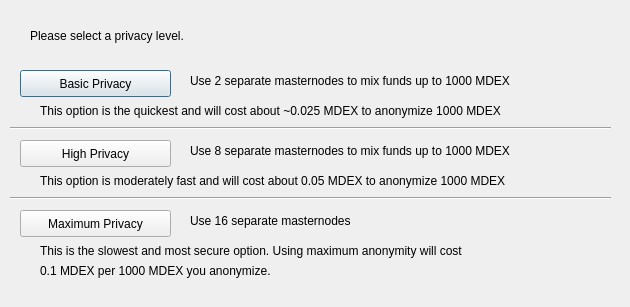
<?xml version="1.0" encoding="UTF-8"?>
<ui version="4.0">
 <class>ObfuscationConfig</class>
 <widget class="QDialog" name="ObfuscationConfig">
  <property name="geometry">
   <rect>
    <x>0</x>
    <y>0</y>
    <width>630</width>
    <height>307</height>
   </rect>
  </property>
  <property name="windowTitle">
   <string>Configure Obfuscation</string>
  </property>
  <widget class="QPushButton" name="buttonBasic">
   <property name="geometry">
    <rect>
     <x>20</x>
     <y>70</y>
     <width>151</width>
     <height>27</height>
    </rect>
   </property>
   <property name="text">
    <string>Basic Privacy</string>
   </property>
  </widget>
  <widget class="QPushButton" name="buttonHigh">
   <property name="geometry">
    <rect>
     <x>20</x>
     <y>140</y>
     <width>151</width>
     <height>27</height>
    </rect>
   </property>
   <property name="text">
    <string>High Privacy</string>
   </property>
  </widget>
  <widget class="QPushButton" name="buttonMax">
   <property name="geometry">
    <rect>
     <x>20</x>
     <y>210</y>
     <width>151</width>
     <height>27</height>
    </rect>
   </property>
   <property name="text">
    <string>Maximum Privacy</string>
   </property>
  </widget>
  <widget class="QLabel" name="label">
   <property name="geometry">
    <rect>
     <x>30</x>
     <y>20</y>
     <width>571</width>
     <height>31</height>
    </rect>
   </property>
   <property name="text">
    <string>Please select a privacy level.</string>
   </property>
  </widget>
  <widget class="QLabel" name="label_2">
   <property name="geometry">
    <rect>
     <x>190</x>
     <y>70</y>
     <width>421</width>
     <height>21</height>
    </rect>
   </property>
   <property name="text">
    <string>Use 2 separate masternodes to mix funds up to 1000 MDEX</string>
   </property>
  </widget>
  <widget class="QLabel" name="label_3">
   <property name="geometry">
    <rect>
     <x>190</x>
     <y>140</y>
     <width>411</width>
     <height>21</height>
    </rect>
   </property>
   <property name="text">
    <string>Use 8 separate masternodes to mix funds up to 1000 MDEX</string>
   </property>
  </widget>
  <widget class="QLabel" name="label_4">
   <property name="geometry">
    <rect>
     <x>190</x>
     <y>210</y>
     <width>421</width>
     <height>21</height>
    </rect>
   </property>
   <property name="text">
    <string>Use 16 separate masternodes</string>
   </property>
  </widget>
  <widget class="QLabel" name="label_6">
   <property name="geometry">
    <rect>
     <x>40</x>
     <y>100</y>
     <width>561</width>
     <height>21</height>
    </rect>
   </property>
   <property name="text">
    <string>This option is the quickest and will cost about ~0.025 MDEX to anonymize 1000 MDEX</string>
   </property>
  </widget>
  <widget class="QLabel" name="label_7">
   <property name="geometry">
    <rect>
     <x>40</x>
     <y>170</y>
     <width>561</width>
     <height>21</height>
    </rect>
   </property>
   <property name="text">
    <string>This option is moderately fast and will cost about 0.05 MDEX to anonymize 1000 MDEX</string>
   </property>
  </widget>
  <widget class="QLabel" name="label_8">
   <property name="geometry">
    <rect>
     <x>40</x>
     <y>240</y>
     <width>561</width>
     <height>21</height>
    </rect>
   </property>
   <property name="text">
    <string>This is the slowest and most secure option. Using maximum anonymity will cost</string>
   </property>
  </widget>
  <widget class="QLabel" name="label_9">
   <property name="geometry">
    <rect>
     <x>40</x>
     <y>260</y>
     <width>561</width>
     <height>21</height>
    </rect>
   </property>
   <property name="text">
    <string>0.1 MDEX per 1000 MDEX you anonymize.</string>
   </property>
  </widget>
  <widget class="Line" name="line">
   <property name="geometry">
    <rect>
     <x>10</x>
     <y>120</y>
     <width>601</width>
     <height>16</height>
    </rect>
   </property>
   <property name="orientation">
    <enum>Qt::Horizontal</enum>
   </property>
  </widget>
  <widget class="Line" name="line_2">
   <property name="geometry">
    <rect>
     <x>10</x>
     <y>190</y>
     <width>601</width>
     <height>16</height>
    </rect>
   </property>
   <property name="orientation">
    <enum>Qt::Horizontal</enum>
   </property>
  </widget>
 </widget>
 <resources/>
 <connections/>
</ui>
